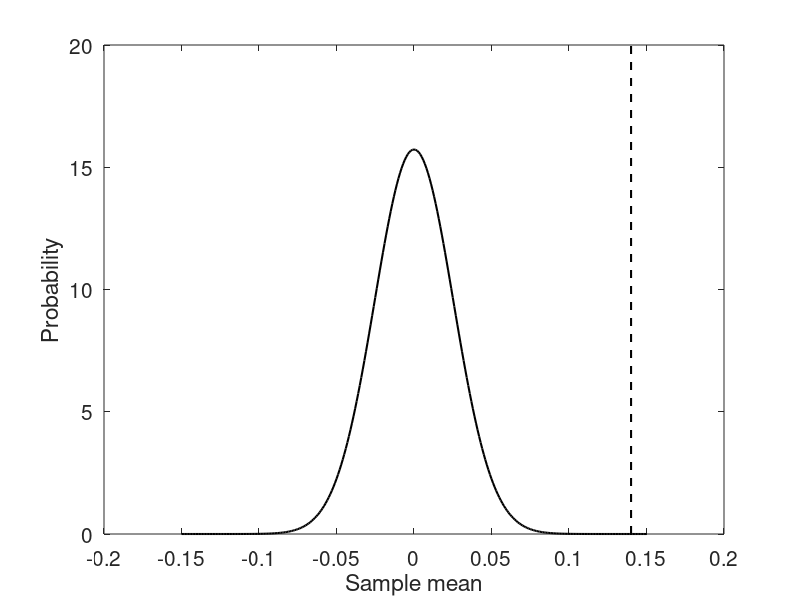
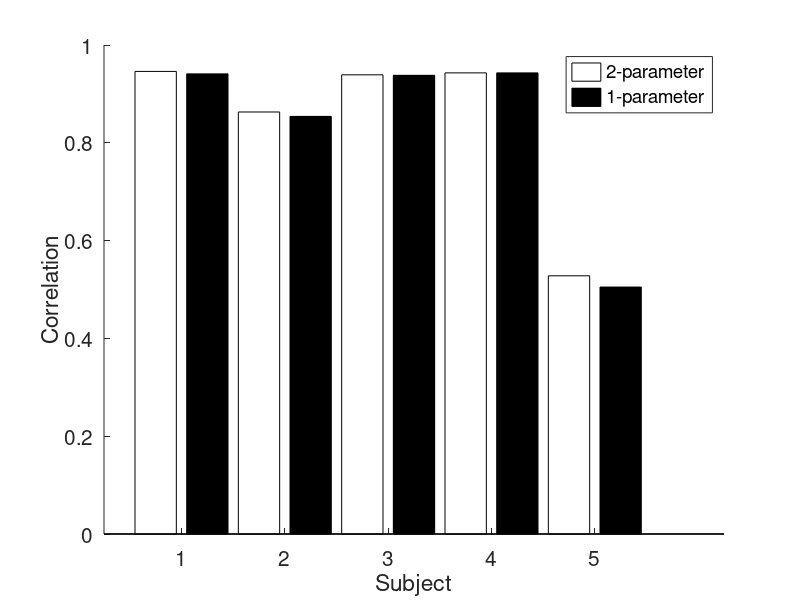
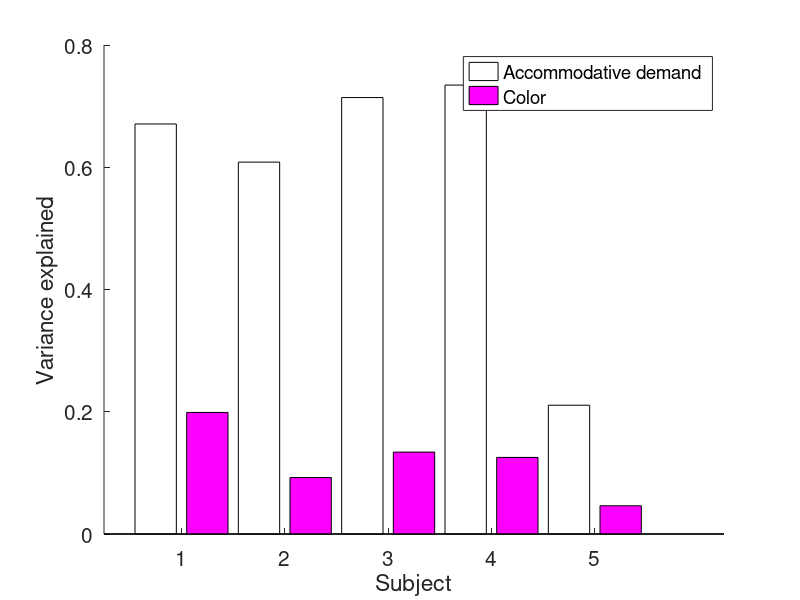
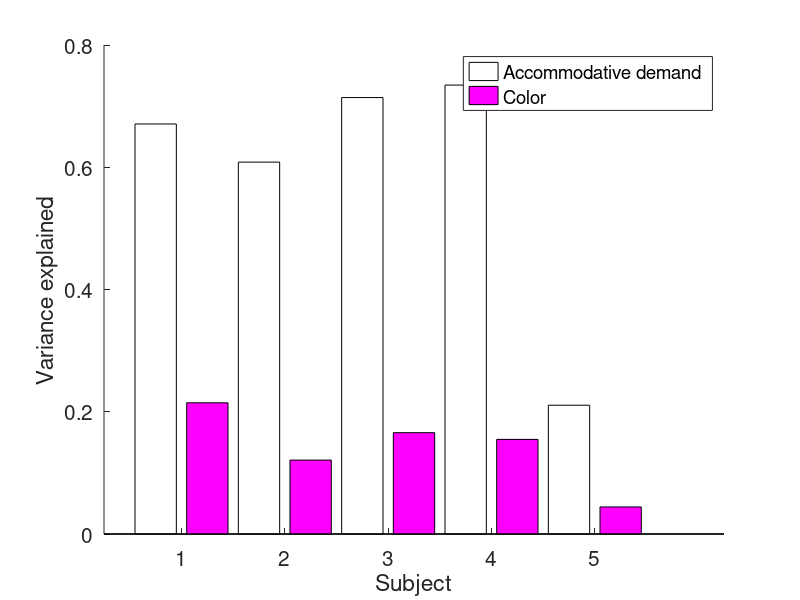

MATLAB code for these plots, in order: (Note: this script raises an error after producing the figures.)
%% ACTUAL POWER ANALYSIS

addVarExplClr = [0.2147 0.1209 0.1658 0.1548 0.0443];

%% JUST CHECKING EXPRESSION FOR STD ERROR OF THE MEAN

for i = 1:10000
    smpAddVar = randsample(addVarExplClr,5,true);
    muSmpAddVar(i) = mean(smpAddVar);
end

xSupport = -0.15:0.001:0.15;
pMu = normpdf(xSupport,0,std(muSmpAddVar));

figure;
plot(xSupport,pMu,'k','LineWidth',1.5); hold on;
plot(mean(muSmpAddVar).*[1 1],ylim,'k--','LineWidth',1.5);
set(gca,'FontSize',15);
xlabel('Sample mean'); ylabel('Probability');

%% COMPARE TWO-PARAMETER VS ONE-PARAMETER COLOR MODELS

twoParamR2 = [0.946 0.863 0.939 0.943 0.528];

oneParamR2 = [0.941 0.854 0.938 0.943 0.505];

figure;
hold on;
bar([1 3 5 7 9],twoParamR2,0.4,'FaceColor','w');
bar([2 4 6 8 10],oneParamR2,0.4,'FaceColor','k');
set(gca,'FontSize',15);
xlabel('Subject'); ylabel('Correlation');
set(gca,'XTick',[1.5 3.5 5.5 7.5 9.5]);
set(gca,'XTickLabel',{'1' '2' '3' '4' '5'});
legend({'2-parameter' '1-parameter'});

%%

varColor = [0.1989 0.0924 0.1340 0.1253 0.0462];

varAccStim = [0.6708 0.6084 0.7140 0.7344 0.2107];

figure;
hold on;
bar([1 3 5 7 9],varAccStim,0.4,'FaceColor','w');
bar([2 4 6 8 10],varColor,0.4,'FaceColor','m');
set(gca,'FontSize',15);
xlabel('Subject'); ylabel('Variance explained');
set(gca,'XTick',[1.5 3.5 5.5 7.5 9.5]);
set(gca,'XTickLabel',{'1' '2' '3' '4' '5'});
legend({'Accommodative demand' 'Color'});

%%

varColor = [0.1989 0.0924 0.1340 0.1253 0.0462];

varAccStim = [0.6708 0.6084 0.7140 0.7344 0.2107];

figure;
hold on;
bar([1 3 5 7 9],varAccStim,0.4,'FaceColor','w');
bar([2 4 6 8 10],addVarExplClr,0.4,'FaceColor','m');
set(gca,'FontSize',15);
xlabel('Subject'); ylabel('Variance explained');
set(gca,'XTick',[1.5 3.5 5.5 7.5 9.5]);
set(gca,'XTickLabel',{'1' '2' '3' '4' '5'});
legend({'Accommodative demand' 'Color'});

%% COMPARE WEIGHTING MODEL AND SWITCHING MODEL

% weightingModelRho = [0.946 0.863 0.939 0.943 0.528 0.971 0.853];
% switchingModelRho = [0.901 0.799 0.905 0.925 0.51  0.943 0.835];
% 
% 
% figure;
% hold on;
% bar([1 3 5 7 9 11 13],weightingModelRho.^2,0.4,'FaceColor','w');
% bar([2 4 6 8 10 12 14],switchingModelRho.^2,0.4,'FaceColor','k');
% set(gca,'FontSize',15);
% xlabel('Subject'); ylabel('Variance Explained');
% set(gca,'XTick',[1.5 3.5 5.5 7.5 9.5 11.5 13.5]);
% set(gca,'XTickLabel',{'1' '2' '3' '4' '5' '6' '7'});
% legend({'Weighting' 'Switching'});

sn = [17 11 16 19 21 23 24 25];
rhoSwitchAll = [];
rhoFullAll = [];
rhoNoColorAll = [];
weightsRBSall = [];
rhoColorAll = [];
rhoColorSwitchAll = [];

for i = 1:length(sn)
    [d, wS, rbThreshold, rhoSwitch, rhoColorSwitch] = ARCnlz_linearSwitching(sn(i),false);
    rhoSwitchAll(i) = rhoSwitch;
    rhoColorSwitchAll(i) = rhoColorSwitch;
    display(['Done with subject ' num2str(i)]);
end

for i = 1:length(sn)
    [weightsRBS1_x, weightsRBS1_y, rhoFull, rhoNoColor, rhoColor] = ARCnlz_linearModelnobias(sn(i),false);
    rhoFullAll(i) = rhoFull;
    rhoNoColorAll(i) = rhoNoColor;
    weightsRBSall(i,:) = weightsRBS1_x;
    rhoColorAll(i) = rhoColor;
    display(['Done with subject ' num2str(i)]);
end

%% PLOT WEIGHTS

figure;
set(gcf,'Position',[262 314 1239 594]);
for i = 1:size(weightsRBSall,1)
    subplot(2,4,i);
    hold on;
    bar(1,weightsRBSall(i,1),'FaceColor','r');
    bar(2,weightsRBSall(i,2),'FaceColor','b');
    bar(3,weightsRBSall(i,3),'FaceColor','k');
    set(gca,'XTick',[1 2 3]);
    set(gca,'XTickLabel',{'w_R' 'w_B' 'w_S'});
    title('Weights');
    set(gca,'FontSize',20);
    ylim(1.*[-1.1 1.1]);
    axis square;
end

%% PLOT VARIANCE EXPLAINED COMPARISONS

figure;
hold on;
bar([1 4 7 10 13 16 19 22],rhoFullAll.^2,0.3,'FaceColor','w');
bar([2 5 8 11 14 17 20 23],rhoSwitchAll.^2,0.3,'FaceColor',[0.5 0.5 0.5]);
bar([3 6 9 12 15 18 21 24],rhoNoColorAll.^2,0.3,'FaceColor','k');
set(gca,'FontSize',15);
xlabel('Subject'); ylabel('Variance Explained');
set(gca,'XTick',[1.5 4.5 7.5 10.5 13.5 16.5 19.5 22.5]);
set(gca,'XTickLabel',{'1' '2' '3' '4' '5' '6' '7' '8'});
legend({'Weighting' 'Switching' 'No color'});

%% PLOT VARIANCE EXPLAINED BY COLOR COMPARISONS

figure;
hold on;
bar([1 3 5 7 9 11],rhoColorAll.^2,0.4,'FaceColor','m');
bar([2 4 6 8 10 12],rhoColorSwitchAll.^2,0.4,'FaceColor',[0.5 0 0.5]);
set(gca,'FontSize',15);
xlabel('Subject'); ylabel('Variance Explained');
set(gca,'XTick',[1.5 3.5 5.5 7.5 9.5 11.5]);
set(gca,'XTickLabel',{'1' '2' '3' '4' '5' '6'});
legend({'Weighting' 'Switching'});

%% COMPARE WEIGHTS

redWeights = [0.7076 0.1043 0.3660 0.4499 0.2045 0.4052 0.2148];
blueWeights = [-0.2690 -0.4902 -0.2788 -0.3552 -0.0726 -0.2039 -0.1898];

%% COMPARE WITH AND WITHOUT BIAS TERM

sn = [17 11 16 19 21 23 24 25];
rhoFullAllnobias = [];
rhoFullBias = [];

for i = 1:length(sn)
    [weightsRBS1_xNoBias, weightsRBS1_yNoBias, rhoFull, rhoNoColor, rhoColor] = ARCnlz_linearModelnobias(sn(i),false);
    rhoFullAllnobias(i) = rhoFull;
    display(['Done with subject ' num2str(i)]);
end

for i = 1:length(sn)
    [weightsRBS1_x, weightsRBS1_y, rhoFull, rhoNoColor, rhoColor] = ARCnlz_linearModel(sn(i),false);
    rhoFullAllBias(i) = rhoFull;
    display(['Done with subject ' num2str(i)]);
end

%% PLOT VARIANCE EXPLAINED WITH AND WITHOUT BIAS TERM

figure;
hold on;
bar([1 3 5 7 9 11 13 15],rhoFullAllBias.^2,0.4,'FaceColor','k');
bar([2 4 6 8 10 12 14 16],rhoFullAllnobias.^2,0.4,'FaceColor','w');
set(gca,'FontSize',15);
xlabel('Subject'); ylabel('Variance Explained');
set(gca,'XTick',[1.5 3.5 5.5 7.5 9.5 11.5 13.5 15.5]);
set(gca,'XTickLabel',{'1' '2' '3' '4' '5' '6' '7' '8'});
legend({'With bias' 'No bias'});

%% COMPARE PARAMETERS FROM ALL TRIALS VS RANDOM ONLY TRIALS

sn = [17 11 16 19 21 23 24 25 26];
rhoFullAll = [];
rhoNoColorAll = [];
weightsRBSall = [];
rhoColorAll = [];

for i = 1:length(sn)
    [weightsRBS1_x, weightsRBS1_y, rhoFull, rhoNoColor, rhoColor] = ARCnlz_linearModelnobias(sn(i),false);
    rhoFullAll(i) = rhoFull;
    rhoNoColorAll(i) = rhoNoColor;
    weightsRBSall(i,:) = weightsRBS1_x;
    rhoColorAll(i) = rhoColor;
    display(['Done with subject ' num2str(i)]);
end

save('/home/ben/Documents/ARchroma/params2paramModel','rhoFullAll','rhoNoColorAll','weightsRBSall');

%% COMPARE PARAMETERS FROM ALL TRIALS VS RANDOM ONLY TRIALS

load('/Users/benchin/Documents/ARchroma/cache/paramsAll.mat');
rhoFullAllAll = rhoFullAll;
weightsRBSallAll = weightsRBSall;
load('/Users/benchin/Documents/ARchroma/cache/paramsRandom.mat');
rhoFullAllRandom = rhoFullAll;
weightsRBSallRandom = weightsRBSall;

figure;
set(gcf,'Position',[318 247 1135 708]);
subplot(2,2,1);
set(gca,'FontSize',15);
hold on;
plot(rhoFullAllAll,rhoFullAllRandom,'ko','MarkerSize',10);
plot([0 1],[0 1],'k--');
xlabel('All trials'); ylabel('Random trials only'); title('Correlation');
axis square;
subplot(2,2,2);
set(gca,'FontSize',15);
hold on;
plot(weightsRBSallAll(:,3),weightsRBSallRandom(:,3),'ko','MarkerSize',10);
plot([0 1],[0 1],'k--');
xlabel('All trials'); ylabel('Random trials only'); title('Gain');
axis square;
subplot(2,2,3);
set(gca,'FontSize',15);
hold on;
plot([0 1],[0 1],'k--');
plot(weightsRBSallAll(:,1),weightsRBSallRandom(:,1),'ro','MarkerSize',10,'MarkerFaceColor','w');
xlabel('All trials'); ylabel('Random trials only'); title('Red weight');
axis square;
subplot(2,2,4);
set(gca,'FontSize',15);
hold on;
plot([-1 0],[-1 0],'k--');
plot(weightsRBSallAll(:,2),weightsRBSallRandom(:,2),'bo','MarkerSize',10,'MarkerFaceColor','w');
xlabel('All trials'); ylabel('Random trials only'); title('Blue weight');
axis square;

%% COMPARE 3-PARAMETER MODEL WITH 2-PARAMETER MODEL

load('/home/ben/Documents/ARchroma/params3paramModel.mat');
rhoFullAll3param = rhoFullAll;
weightsRBSall3param = weightsRBSall;
rhoNoColorAll3param = rhoNoColorAll;
load('/home/ben/Documents/ARchroma/params2paramModel.mat');
rhoFullAll2param = rhoFullAll;
weightsRBSall2param = weightsRBSall;
rhoNoColorAll2param = rhoNoColorAll;

figure;
hold on;
bar([1 3 5 7 9 11 13 15 17],rhoFullAll3param,0.4,'FaceColor','w');
bar([2 4 6 8 10 12 14 16 18],rhoFullAll2param,0.4,'FaceColor','k');
set(gca,'FontSize',15);
xlabel('Subject'); ylabel('Correlation');
set(gca,'XTick',[1.5 3.5 5.5 7.5 9.5 11.5 13.5 15.5 17.5]);
set(gca,'XTickLabel',{'1' '2' '3' '4' '5' '6' '7' '8' '9'});
legend({'3-parameter' '2-parameter'});

figure;
set(gcf,'Position',[251 387 1120 420]);
set(gca,'FontSize',15);
subplot(1,2,1);
hold on;
plot(weightsRBSall2param(:,1),weightsRBSall3param(:,1),'ro','MarkerSize',10);
plot([0 1],[0 1],'k--');
xlabel('2-param ratio'); ylabel('3-param w_R');
axis square;
subplot(1,2,2);
hold on;
plot(weightsRBSall2param(:,1),weightsRBSall3param(:,2),'bo','MarkerSize',10);
plot([-0.1 1],[0.1 -1],'k--');
xlabel('2-param ratio'); ylabel('3-param w_B');
axis square;

figure;
hold on;
bar([1 3 5 7 9 11 13 15 17],rhoFullAll2param.^2,0.4,'FaceColor','w');
bar([2 4 6 8 10 12 14 16 18],rhoNoColorAll2param.^2,0.4,'FaceColor','k');
set(gca,'FontSize',15);
xlabel('Subject'); ylabel('Variance explained');
set(gca,'XTick',[1.5 3.5 5.5 7.5 9.5 11.5 13.5 15.5 17.5]);
set(gca,'XTickLabel',{'1' '2' '3' '4' '5' '6' '7' '8' '9'});
legend({'With color' 'No color'});

figure;
bar(1:9,rhoFullAll2param.^2 - rhoNoColorAll2param.^2,0.4,'FaceColor','w');
set(gca,'FontSize',15);
xlabel('Subject'); ylabel('Variance explained due to color');
set(gca,'XTick',1:9);
set(gca,'XTickLabel',{'1' '2' '3' '4' '5' '6' '7' '8' '9'});
